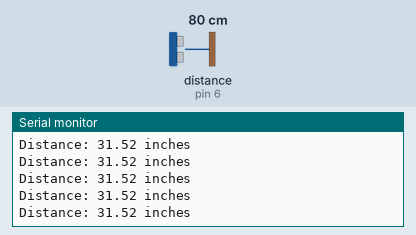
A sketch run on a simulated Arduino Uno, built with avr-gcc and run on an emulated ATmega328P. Shown: the last lines printed to the serial monitor. Wiring (inferred from the names in the program): range finder with pulse-width output: data pin 6. The test bench sets the inputs (shaded band); at power-on: distance to the obstacle (sensor on pin 6) 80 cm. The echo pulse lasts 58.3 µs per cm.

Above: at 1.2 s.
1.3 s: distance to the obstacle (sensor on pin 6) set to 2 cm
At 1.5 s:
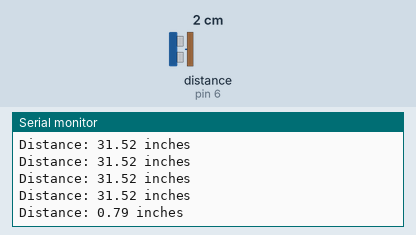
2.8 s: distance to the obstacle (sensor on pin 6) set to 35 cm
At 2.82 s:
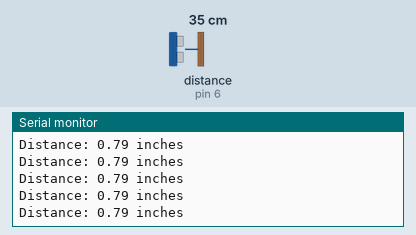
Timing chart, 0 to 5.8 s (numbered marks = the images above; inputs shaded):
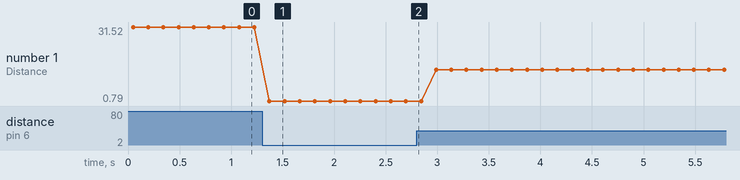

The sketch:

ultrasonic-sensor-MB1030-pwm.ino
```cpp
#define PW_PIN 6 // Pin connected to PW output
long duration;
float distance;

void setup() {
  Serial.begin(9600); // Start Serial Monitor
  pinMode(PW_PIN, INPUT);
}

void loop() {
  duration = pulseIn(PW_PIN, HIGH); // Read pulse width
  distance = duration / 147.0;     // Convert pulse width to distance (in inches)

  Serial.print("Distance: ");
  Serial.print(distance);
  Serial.println(" inches");

  delay(100); // Wait 100ms for stability
}
```

Measured:
- after the input at 1.3 s, the serial monitor: prints a new line after 0.07 s (image 1)
- plotted number 1: 31.52 → 0.79 after the input at 1.3 s, 0.79 → 13.79 after the input at 2.8 s
